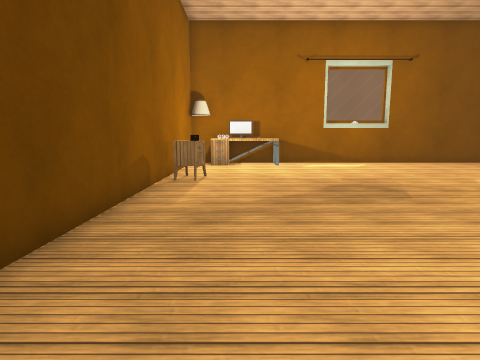
[1] (above)

13 first-person views from a walk through a 3-D level made in the Unity game engine. The camera is 1.5 m above the floor, tilts 8° down and sees 75° across. Doors are open. The floor is counted in squares, 1 m on a side. Each view is taken from the middle of a square. On the plan, view 1 faces up. The plan holds only what a view shows up to about 15 squares ahead; the rest is blank. The place goes on beyond the plan. The player character is not drawn. Some animated figures are left out. Some surface patterns are stand-ins.

[2]
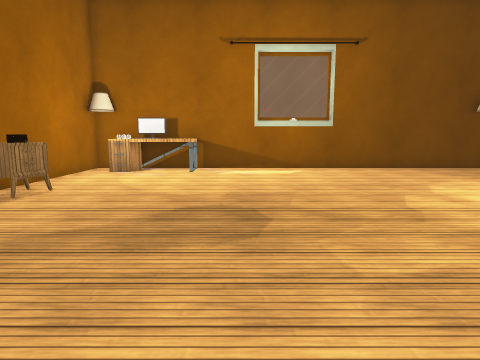

[3]
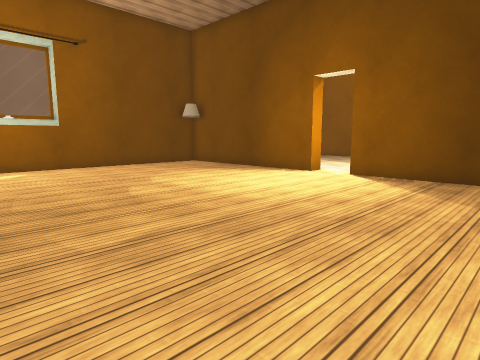

[4]
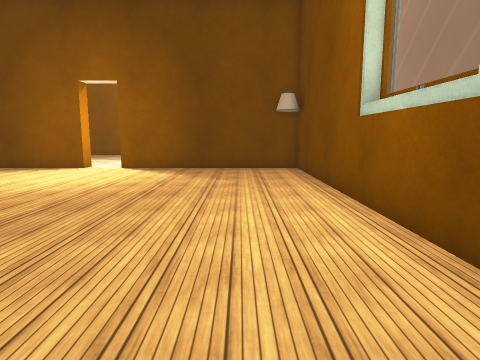

[5]
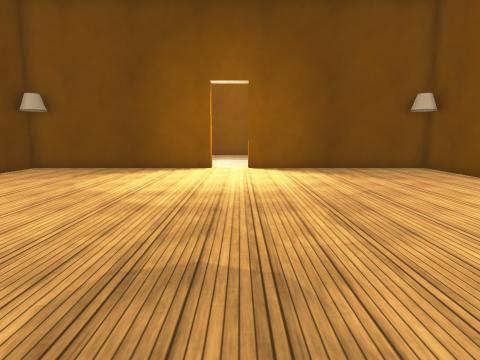

[6]
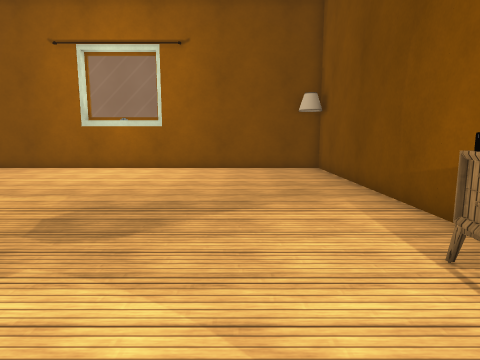

[7]
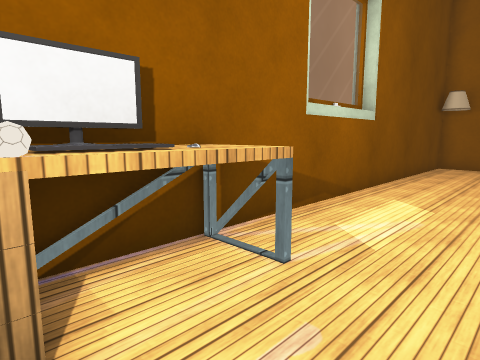

[8]
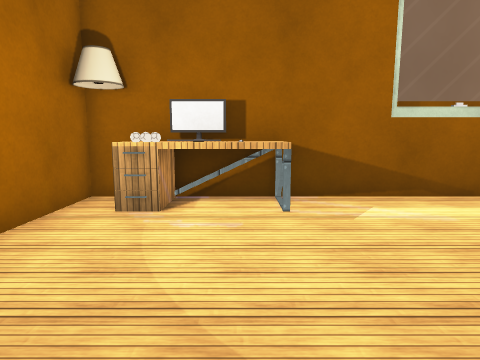

[9]
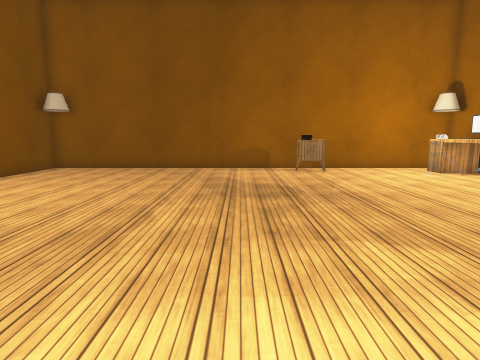

[10]
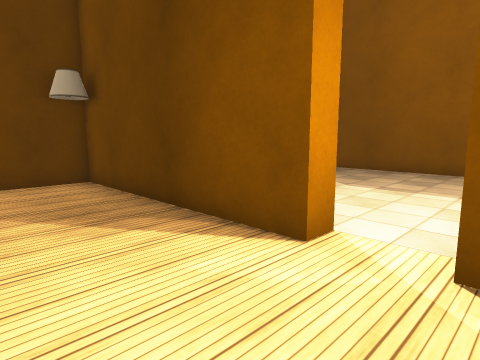

[11]
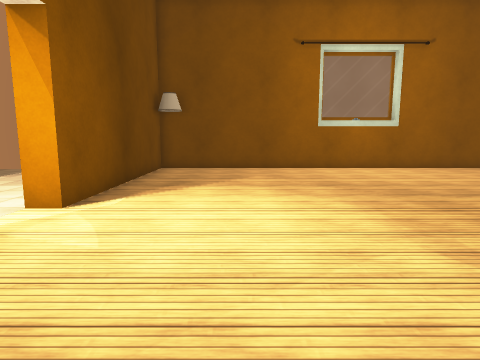

[12]
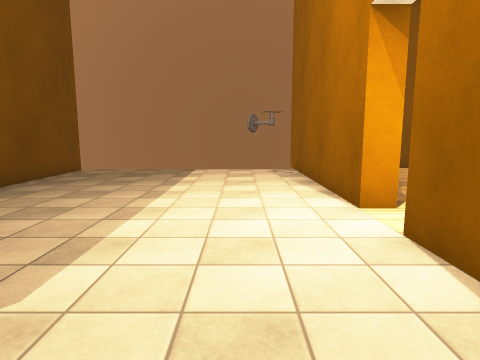

[13]
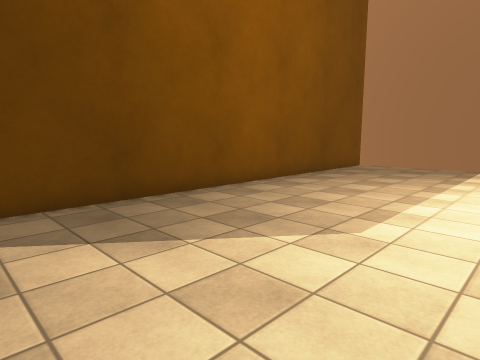

### Floor plan
Points are (right, up) in squares from view 1. A wall is a line through its corners. A room is listed if a view was taken in it or the views show most of it. See-through windows are left out.
Room 1 (views 1, 2, 3, 4, 5, 6, 7, 8, 9, 10, 11)
walls: (15.7, 9.4) (15.7, 17.7) (-2.7, 17.7) (-2.7, -0.7) (15.7, -0.7) (15.7, 7.6); (0.6, 16.4) (-0.5, 16.4); (0.5, 17.2) (-0.6, 17.2)
ways out: open door at (16.5, 8.5) to room 2
objects: nightstand (-2, 11) to (-1, 12); lamp (-1, 16); desk (-1, 16) to (2, 17)
Room 2 (views 12, 13)
walls: (16.5, 7.6) (16.5, -1.2); (16.5, 11) (16.5, 9.4); (26, 0.1) (26, 15.2)
ways out: open door at (16.5, 8.5) to room 1; gap at (18, 1)

Where each view was taken, in squares from view 1:
view 1: 0 up, 0 right, facing up
view 2: 3 up, 4 right, facing up
view 3: 2 up, 4 right, facing up-right
view 4: 2 up, 1 right, facing right
view 5: 8 up, 1 right, facing right
view 6: 14 up, 1 right, facing down
view 7: 14 up, 1 left, facing up-right
view 8: 10 up, 1 right, facing up
view 9: 8 up, 12 right, facing left
view 10: 7 up, 12 right, facing up-right
view 11: 14 up, 12 right, facing down
view 12: 14 up, 19 right, facing down
view 13: 16 up, 19 right, facing down-right
